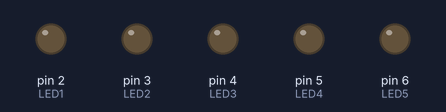
A sketch run on a simulated Arduino Uno, built with avr-gcc and run on an emulated ATmega328P. Shown: output pins drawn as LEDs (lit = HIGH).

Above: at 0.5 s.
At 3.5 s:
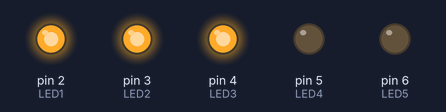
At 4.5 s:
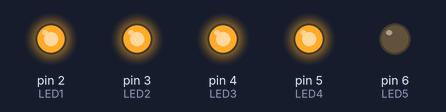
At 6.0 s:
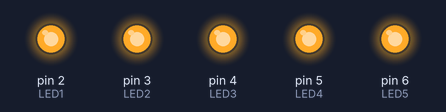
At 10.5 s:
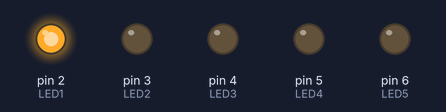
At 13.5 s:
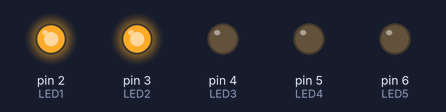
Timing chart, 0 to 14.3 s (numbered marks = the images above):
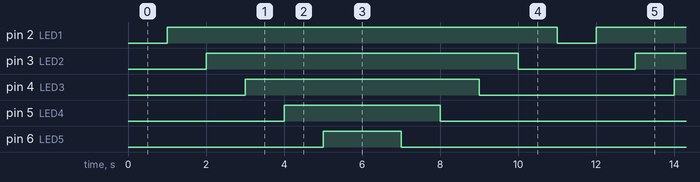

The sketch:

LED_asc-on_desc-off.ino
```cpp
void setup()
{
  pinMode(2,OUTPUT);//LED1(L1)
  pinMode(3,OUTPUT);//LED2(L2)
  pinMode(4,OUTPUT);//LED3(L3)
  pinMode(5,OUTPUT);//LED4(L4)
  pinMode(6,OUTPUT);//LED5(L5)
}
void loop()
{
  delay(1000);
  digitalWrite(2,HIGH);//L1 turned ON
  delay(1000);
  digitalWrite(3,HIGH);//L2 turned ON
  delay(1000);
  digitalWrite(4,HIGH);//L3 turned ON
  delay(1000);
  digitalWrite(5,HIGH);//L4 turned ON
  delay(1000);
  digitalWrite(6,HIGH);//L5 turned ON
  delay(2000);
  digitalWrite(6,LOW);//L5 turned OFF
  delay(1000);
  digitalWrite(5,LOW);//L4 turned OFF
  delay(1000);
  digitalWrite(4,LOW);//L3 turned OFF
  delay(1000);
  digitalWrite(3,LOW);//L2 turned OFF
  delay(1000);
  digitalWrite(2,LOW);//L1 turned OFF
}
```

Measured:
- by itself, pin 2 (LED1): alternates HIGH for 10.0 s and LOW for 1.0 s
- by itself, pin 3 (LED2): alternates HIGH for 8.0 s and LOW for 3.0 s
- by itself, pin 4 (LED3): alternates HIGH for 6.0 s and LOW for 5.0 s
- by itself, pin 5 (LED4): alternates HIGH for 4.0 s and LOW for 7.0 s
- by itself, pin 6 (LED5): alternates HIGH for 2.0 s and LOW for 9.0 s
